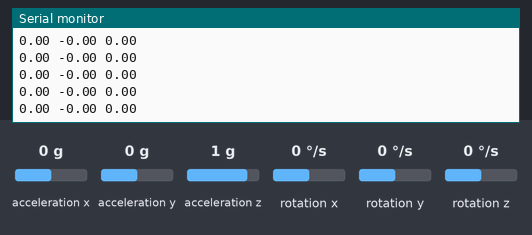
A sketch run on a simulated Arduino Uno, built with avr-gcc and run on an emulated ATmega328P. On the bench: the last lines printed to the serial monitor. The inputs (shaded band) are chosen by the test bench; at power-on: acceleration x 0 g, acceleration y 0 g, rotation z 0 °/s, acceleration z 1 g, rotation x 0 °/s, rotation y 0 °/s.

Above: at 3.2 s.
3.3 s: acceleration x set to -1.4 g
At 3.8 s:
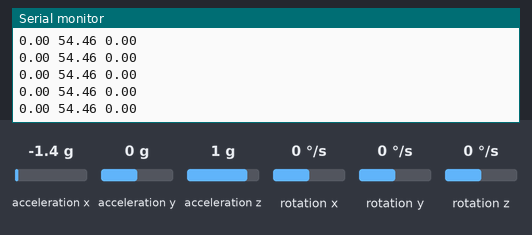
6.3 s: acceleration y set to -1.4 g
At 6.8 s:
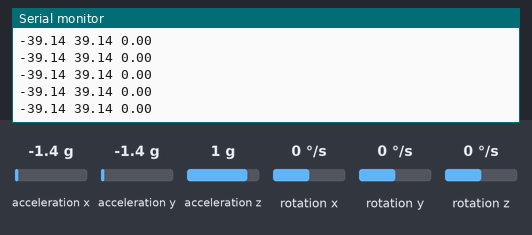
9.3 s: rotation z set to 14 °/s
At 9.8 s:
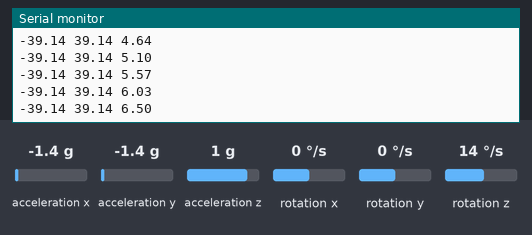
12.3 s: acceleration z set to -1.4 g
At 12.8 s:
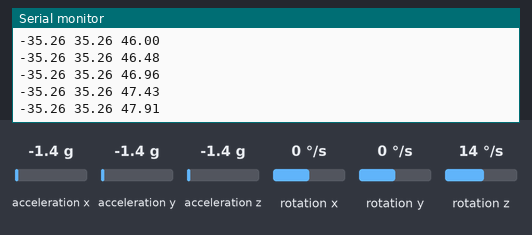
Timing chart, 0 to 14.8 s (numbered marks = the images above; inputs shaded):
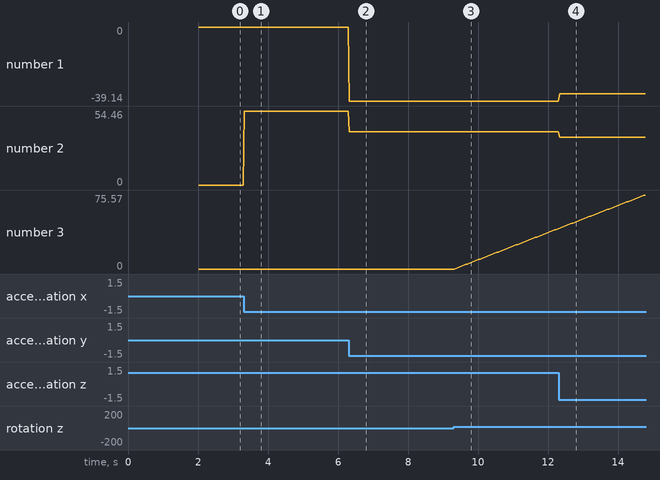

Measured:
- after the input at 3.3 s, the serial monitor: prints a new line at once (image 1)
- after the input at 6.3 s, the serial monitor: prints a new line at once (image 2)
- after the input at 9.3 s, the serial monitor: prints a new line after 0.05 s (image 3)
- plotted number 1: 0 → -39.14 after the input at 6.3 s
- plotted number 2: 0 → 54.46 after the input at 3.3 s, 54.46 → 39.14 after the input at 6.3 s
- plotted number 3: 0 → 41.24 after the input at 9.3 s

The sketch:

BluetoothController.ino
```cpp
//Includes
#include "Wire.h"
#include <MPU6050_light.h>
#include <SoftwareSerial.h>

//Macros
#define TX 12
#define RX 13

//Objects
SoftwareSerial BluetoothDevice(TX,RX);
MPU6050 mpu(Wire);

//Global Variables
unsigned long timer = 0;

void setup()
{
  //Initializing Communcation Protocols
  Serial.begin(9600);
  BluetoothDevice.begin(9600);
  Wire.begin();

  //Checking MPU6050 Status
  byte status = mpu.begin();
  Serial.print(F("MPU6050 Connection Status: "));
  Serial.println(status);
  while(status!=0){ }

  //Calibrating MPU
  Serial.println(F("Calibrating MPU6050"));
  delay(1000);
  mpu.calcOffsets();
  Serial.println("Calibration Complete");
}

void loop()
{
  //Updating MPUData
  mpu.update();

//  Pumps Data Every 10ms
  if((millis()-timer)>10){

    //Collecting Data
    String gyroData = String(mpu.getAngleX()) + " ";
    gyroData += String(mpu.getAngleY()) + " ";
    gyroData += String(mpu.getAngleZ()) + " ";

    //Sending Formatted Data
    BluetoothDevice.println(gyroData);
    Serial.println(gyroData);

    //Timer Update
    timer = millis();
  }
}
```
